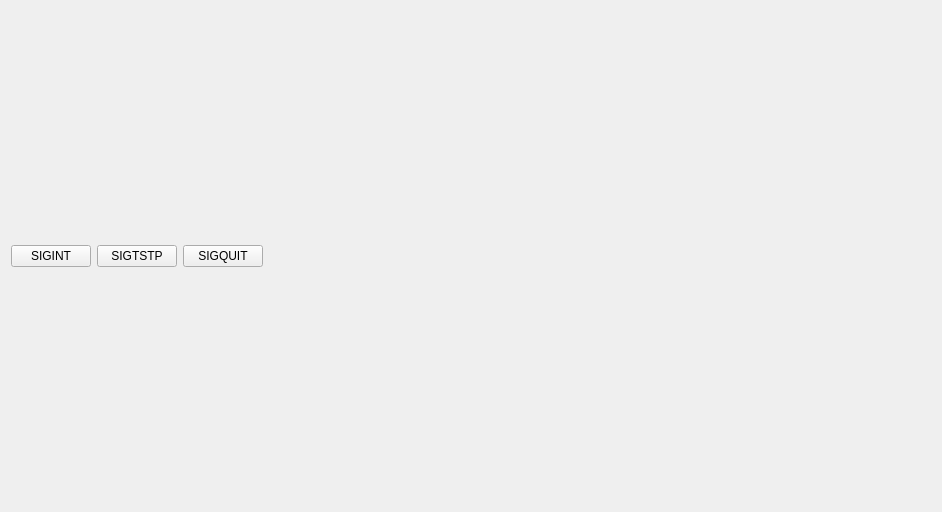
<?xml version="1.0" encoding="UTF-8"?>
<ui version="4.0">
 <class>TerminalWidget</class>
 <widget class="QWidget" name="TerminalWidget">
  <property name="geometry">
   <rect>
    <x>0</x>
    <y>0</y>
    <width>942</width>
    <height>512</height>
   </rect>
  </property>
  <property name="windowTitle">
   <string>Form</string>
  </property>
  <property name="locale">
   <locale language="English" country="UnitedStates"/>
  </property>
  <layout class="QVBoxLayout" name="verticalLayout">
   <item>
    <layout class="QHBoxLayout" name="horizontalLayout">
     <item>
      <widget class="QPushButton" name="intButton">
       <property name="text">
        <string>SIGINT</string>
       </property>
      </widget>
     </item>
     <item>
      <widget class="QPushButton" name="tstpButton">
       <property name="text">
        <string>SIGTSTP</string>
       </property>
      </widget>
     </item>
     <item>
      <widget class="QPushButton" name="quitButton">
       <property name="text">
        <string>SIGQUIT</string>
       </property>
      </widget>
     </item>
     <item>
      <spacer name="horizontalSpacer">
       <property name="orientation">
        <enum>Qt::Orientation::Horizontal</enum>
       </property>
       <property name="sizeHint" stdset="0">
        <size>
         <width>40</width>
         <height>20</height>
        </size>
       </property>
      </spacer>
     </item>
    </layout>
   </item>
  </layout>
 </widget>
 <resources/>
 <connections/>
</ui>
